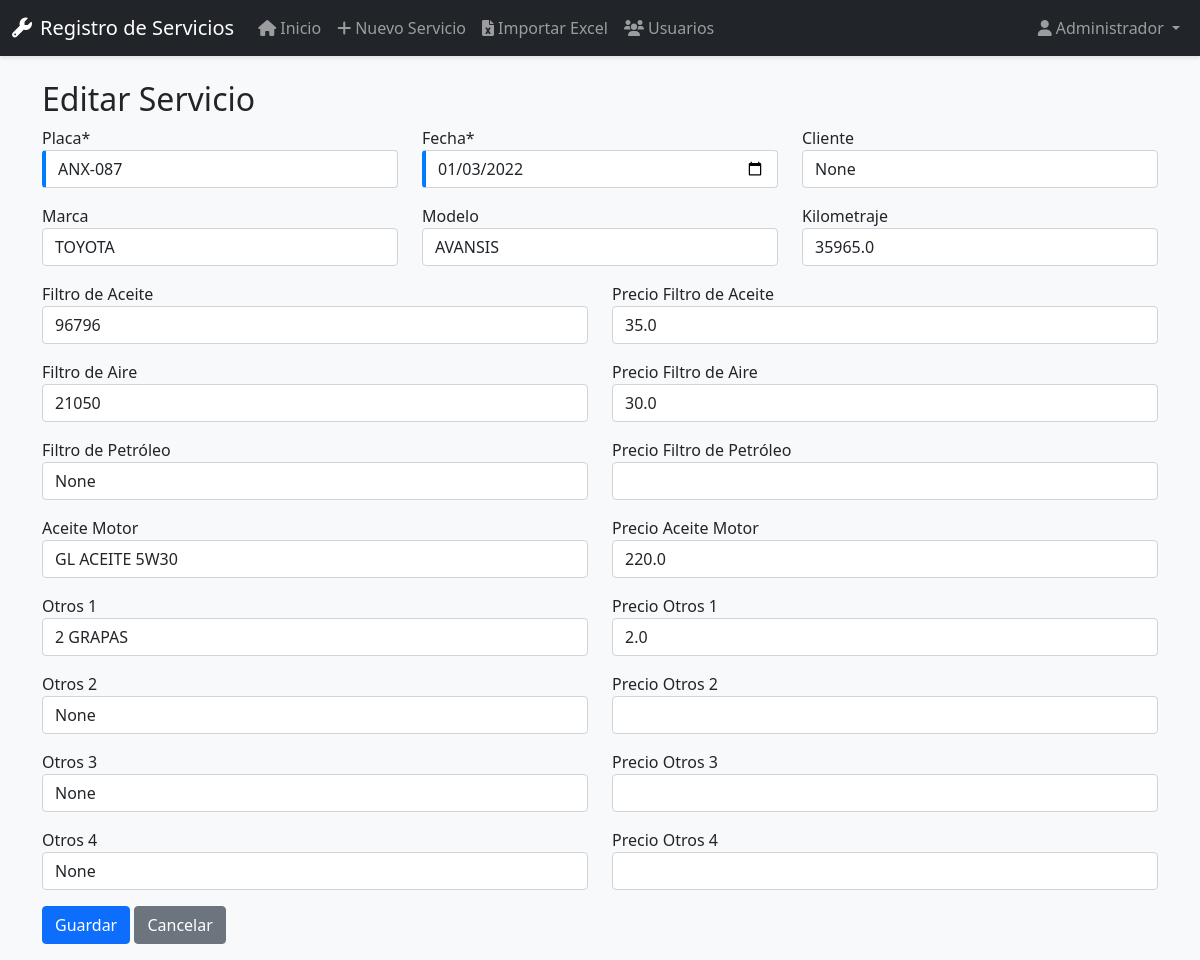
Before: /servicio/editar/6 (signed in) with the older database file.
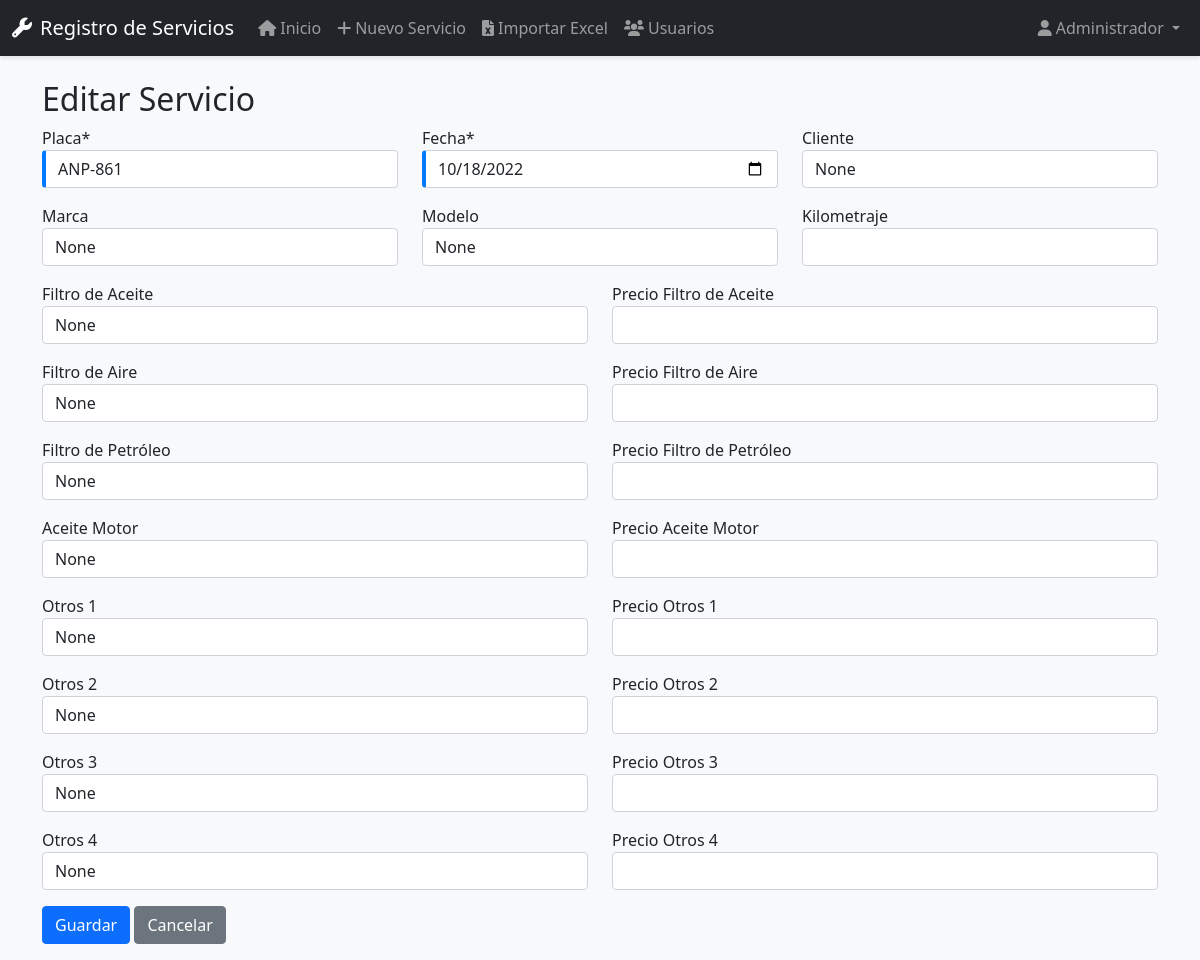
After: the same page with the newer database file.
### app.py (models this page shows)
class Servicio(db.Model):
    id = db.Column(db.Integer, primary_key=True)
    placa = db.Column(db.String(20), nullable=False)
    fecha = db.Column(db.Date, nullable=False)
    cliente = db.Column(db.String(100))
    marca = db.Column(db.String(50))
    modelo = db.Column(db.String(50))
    kilometraje = db.Column(db.Float)
    filtro_aceite = db.Column(db.String(20))
    precio_filtro_aceite = db.Column(db.Float)
    filtro_aire = db.Column(db.String(20))
    precio_filtro_aire = db.Column(db.Float)
    filtro_petroleo = db.Column(db.String(20))
    precio_filtro_petroleo = db.Column(db.Float)
    aceite_motor = db.Column(db.String(50))
    precio_aceite_motor = db.Column(db.Float)
    otros_1 = db.Column(db.String(100))
    precio_otros_1 = db.Column(db.Float)
    otros_2 = db.Column(db.String(100))
    precio_otros_2 = db.Column(db.Float)
    otros_3 = db.Column(db.String(100))
    precio_otros_3 = db.Column(db.Float)
    otros_4 = db.Column(db.String(100))
    precio_otros_4 = db.Column(db.Float)
    total = db.Column(db.Float)
    usuario_id = db.Column(db.Integer, db.ForeignKey('usuario.id'))
    usuario = db.relationship('Usuario', backref=db.backref('servicios', lazy=True))

### app.py (the view, shortened to what this page needs)
@app.route('/servicio/editar/<int:id>', methods=['GET', 'POST'])
@login_required
def editar_servicio(id):
    servicio = Servicio.query.get_or_404(id)
    return render_template('form_servicio.html', servicio=servicio)

### app.py (called while the page is built)
@login_manager.user_loader
def load_user(user_id):
    return Usuario.query.get(int(user_id))

### templates/form_servicio.html (shortened to what the changed rows need)
{% extends "base.html" %}
{% block content %}
<div class="row">
    <div class="col-md-12">
        <h2>{{ 'Editar' if servicio else 'Nuevo' }} Servicio</h2>
        <form method="POST" class="needs-validation" novalidate>
            <div class="row">
                <div class="col-md-4 mb-3">
                    <label for="placa">Placa*</label>
                    <input type="text" class="form-control" id="placa" name="placa" value="{{ servicio.placa if servicio else '' }}" required>
                </div>
                <div class="col-md-4 mb-3">
                    <label for="fecha">Fecha*</label>
                    <input type="date" class="form-control" id="fecha" name="fecha" value="{{ servicio.fecha.strftime('%Y-%m-%d') if servicio and servicio.fecha else '' }}" required>
                </div>
                <div class="col-md-4 mb-3">
                    <label for="cliente">Cliente</label>
                    <input type="text" class="form-control" id="cliente" name="cliente" value="{{ servicio.cliente if servicio else '' }}">
                </div>
            </div>
            <div class="row">
                <div class="col-md-4 mb-3">
                    <label for="marca">Marca</label>
                    <input type="text" class="form-control" id="marca" name="marca" value="{{ servicio.marca if servicio else '' }}">
                </div>
                <div class="col-md-4 mb-3">
                    <label for="modelo">Modelo</label>
                    <input type="text" class="form-control" id="modelo" name="modelo" value="{{ servicio.modelo if servicio else '' }}">
                </div>
                <div class="col-md-4 mb-3">
                    <label for="kilometraje">Kilometraje</label>
                    <input type="number" step="0.01" class="form-control" id="kilometraje" name="kilometraje" value="{{ servicio.kilometraje if servicio else '' }}">
                </div>
            </div>
            <div class="row">
                <div class="col-md-6 mb-3">
                    <label for="filtro_aceite">Filtro de Aceite</label>
                    <input type="text" class="form-control" id="filtro_aceite" name="filtro_aceite" value="{{ servicio.filtro_aceite if servicio else '' }}">
                </div>
                <div class="col-md-6 mb-3">
                    <label for="precio_filtro_aceite">Precio Filtro de Aceite</label>
                    <input type="number" step="0.01" class="form-control" id="precio_filtro_aceite" name="precio_filtro_aceite" value="{{ servicio.precio_filtro_aceite if servicio else '' }}">
                </div>
            </div>
            <div class="row">
                <div class="col-md-6 mb-3">
                    <label for="filtro_aire">Filtro de Aire</label>
                    <input type="text" class="form-control" id="filtro_aire" name="filtro_aire" value="{{ servicio.filtro_aire if servicio else '' }}">
                </div>
                <div class="col-md-6 mb-3">
                    <label for="precio_filtro_aire">Precio Filtro de Aire</label>
                    <input type="number" step="0.01" class="form-control" id="precio_filtro_aire" name="precio_filtro_aire" value="{{ servicio.precio_filtro_aire if servicio else '' }}">
                </div>
            </div>
            <div class="row">
                <div class="col-md-6 mb-3">
                    <label for="filtro_petroleo">Filtro de Petróleo</label>
                    <input type="text" class="form-control" id="filtro_petroleo" name="filtro_petroleo" value="{{ servicio.filtro_petroleo if servicio else '' }}">
                </div>
                <div class="col-md-6 mb-3">
                    <label for="precio_filtro_petroleo">Precio Filtro de Petróleo</label>
                    <input type="number" step="0.01" class="form-control" id="precio_filtro_petroleo" name="precio_filtro_petroleo" value="{{ servicio.precio_filtro_petroleo if servicio else '' }}">
                </div>
            </div>
            <div class="row">
                <div class="col-md-6 mb-3">
                    <label for="aceite_motor">Aceite Motor</label>
                    <input type="text" class="form-control" id="aceite_motor" name="aceite_motor" value="{{ servicio.aceite_motor if servicio else '' }}">
                </div>
                <div class="col-md-6 mb-3">
                    <label for="precio_aceite_motor">Precio Aceite Motor</label>
                    <input type="number" step="0.01" class="form-control" id="precio_aceite_motor" name="precio_aceite_motor" value="{{ servicio.precio_aceite_motor if servicio else '' }}">
                </div>
            </div>
            <div class="row">
                <div class="col-md-6 mb-3">
                    <label for="otros_1">Otros 1</label>
                    <input type="text" class="form-control" id="otros_1" name="otros_1" value="{{ servicio.otros_1 if servicio else '' }}">
                </div>
                <div class="col-md-6 mb-3">
                    <label for="precio_otros_1">Precio Otros 1</label>
                    <input type="number" step="0.01" class="form-control" id="precio_otros_1" name="precio_otros_1" value="{{ servicio.precio_otros_1 if servicio else '' }}">
                </div>
            </div>
            <div class="row">
                <div class="col-md-6 mb-3">
                    <label for="otros_2">Otros 2</label>
                    <input type="text" class="form-control" id="otros_2" name="otros_2" value="{{ servicio.otros_2 if servicio else '' }}">
                </div>
                <div class="col-md-6 mb-3">
                    <label for="precio_otros_2">Precio Otros 2</label>
                    <input type="number" step="0.01" class="form-control" id="precio_otros_2" name="precio_otros_2" value="{{ servicio.precio_otros_2 if servicio else '' }}">
                </div>
            </div>
            <div class="row">
                <div class="col-md-6 mb-3">
                    <label for="otros_3">Otros 3</label>
                    <input type="text" class="form-control" id="otros_3" name="otros_3" value="{{ servicio.otros_3 if servicio else '' }}">
                </div>
                <div class="col-md-6 mb-3">
                    <label for="precio_otros_3">Precio Otros 3</label>
                    <input type="number" step="0.01" class="form-control" id="precio_otros_3" name="precio_otros_3" value="{{ servicio.precio_otros_3 if servicio else '' }}">
                </div>
            </div>
            <div class="row">
                <div class="col-md-6 mb-3">
                    <label for="otros_4">Otros 4</label>
                    <input type="text" class="form-control" id="otros_4" name="otros_4" value="{{ servicio.otros_4 if servicio else '' }}">
                </div>
                <div class="col-md-6 mb-3">
                    <label for="precio_otros_4">Precio Otros 4</label>
                    <input type="number" step="0.01" class="form-control" id="precio_otros_4" name="precio_otros_4" value="{{ servicio.precio_otros_4 if servicio else '' }}">
                </div>
            </div>
        </form>
    </div>
</div>
{% endblock %}

Changed rows visible on the page:
changed Servicio "None": placa "ANX-087" → "ANP-861"; fecha "01/03/2022" → "10/18/2022"; marca "TOYOTA" → "None"; modelo "AVANSIS" → "None"; kilometraje "35965.0" → (not shown); filtro_aceite "96796" → "None"; precio_filtro_aceite "35.0" → (not shown); filtro_aire "21050" → "None"; precio_filtro_aire "30.0" → (not shown); aceite_motor "GL ACEITE 5W30" → "None"; precio_aceite_motor "220.0" → (not shown); otros_1 "2 GRAPAS" → "None"; precio_otros_1 "2.0" → (not shown)
